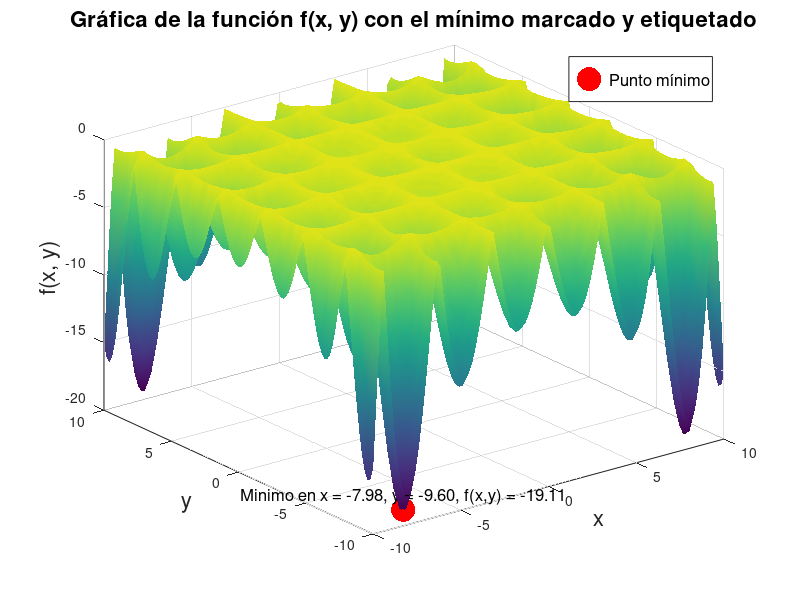

Reproduce this figure in MATLAB. (Note: this script raises an error after producing the figure.)
clear all
close all
clc

seed = 1;
rng(seed, 'twister');

%% Definición de la función
f = @(x) -abs(sin(x(1))*cos(x(2))*exp(abs(1 - sqrt(x(1)^2 + x(2)^2)/pi)));
lb = [-10, -10];
ub = [10, 10];
nvars = 2;             % Número de variables

% Límites de la gráfica y de la optimización
x = linspace(-10,10);
y = linspace(-10,10);
[X,Y] = meshgrid(x,y);

Z = -abs(sin(X).*cos(Y).*exp(abs(1 - sqrt(X.^2 + Y.^2)./pi)));

% Encontrar el mínimo en la matriz Z
[minZ, idxZ] = min(Z(:));
[idxX, idxY] = ind2sub(size(Z), idxZ);

% Coordenadas del mínimo
minX = X(idxX, idxY);
minY = Y(idxX, idxY);

% Gráfica de la función
figure
surf(X,Y,Z);
hold on; % Mantén la gráfica actual para agregar más elementos

% Agregar el punto mínimo como un punto rojo y etiqueta para la leyenda
hMin = scatter3(minX, minY, minZ, 100*3, 'r', 'filled'); % Agregar el punto mínimo como un punto rojo

% Agregar etiqueta de texto con los valores de x, y y z
str = sprintf('Minimo en x = %.2f, y = %.2f, f(x,y) = %.2f', minX, minY, minZ);
text(minX, minY, minZ + 1, str, 'HorizontalAlignment', 'center','FontSize', 12);

xlabel('x','FontSize', 16)
ylabel('y','FontSize', 16)
zlabel('f(x, y)','FontSize', 16)
title('Gráfica de la función f(x, y) con el mínimo marcado y etiquetado','FontSize', 16)
shading interp

% Agregar leyenda solo para el punto mínimo
legend(hMin, 'Punto mínimo','FontSize', 12);

%% fmincon

% Optimización
options = optimoptions('fmincon','Algorithm','interior-point'); % Elige el algoritmo 'interior-point'

% Número de iteraciones 
n = 20; % Cambia este valor si quieres probar más o menos puntos iniciales

% Inicializar matrices para almacenar los resultados
resultsA = zeros(n, 6); % Matriz de resultados para x0, y0, x*, y*, f* y tiempo

for i = 1:n
    % Valores iniciales aleatorios
    x0 = (ub - lb) .* rand(1, 2) + lb;   %contiene valores random para x0 e y0

    % Medir el tiempo de ejecución
    tic
    [x_star, f_star] = fmincon(f, x0, [], [], [], [], lb, ub, [], options);
    time = toc;

    % Almacenar los resultados
    resultsA(i, :) = [x0, x_star, f_star, time];

end

% Al final del bucle for, ordenar los resultados por f* (columna 5)
resultsA = sortrows(resultsA, 5);

% Nombres de las columnas
headers = {'x0', 'y0', 'x*', 'y*', 'f*', 'Tiempo de ejecución'};

% Borrar los archivos antiguos si existen
if exist('resultsA.csv', 'file')
    delete('resultsA.csv');
end
if exist('resultsA.xlsx', 'file')
    delete('resultsA.xlsx');
end

% Crear tabla de resultados
results_tableA = array2table(resultsA, 'VariableNames', headers);

% Guardar los resultados en un archivo Excel
writetable(results_tableA, 'resultsA.xlsx');


%% ps0    

%Parámetros de la simulación
n_iterations = 2:1:30;  % Cambiar este vector para probar diferentes números de iteraciones
swarm_sizes = 2:1:30;   % Cambiar este vector para probar diferentes tamaños de enjambre

% Prealocación de matrices de resultados
results = zeros(length(n_iterations)*length(swarm_sizes), 6); % Matriz de resultados
counter = 1; % Contador para la matriz de resultados

% Bucle a través de diferentes números de iteraciones y tamaños de enjambre
for k = 1:length(swarm_sizes)
    for j = 1:length(n_iterations)
        % Parámetros de PSO
        options = optimoptions(@particleswarm, 'SwarmSize', swarm_sizes(k), 'MaxIterations', n_iterations(j), 'Display', 'off');

        % Medir el tiempo de ejecución
        tic
        [x_star, f_star] = particleswarm(f, nvars, lb, ub, options);
        time = toc;

        % Almacenar los resultados
        results(counter, :) = [swarm_sizes(k), n_iterations(j), x_star(1), x_star(2), f_star, time];
        counter = counter + 1;
    end
end

% Calcular la desviación estándar de la variable f*
std_f_star_pso = std(results(:, 5));

% Mostrar la desviación estándar de f*
fprintf('La desviación estándar de f* es %f.\n', std_f_star);

% Nombres de las columnas
headers = {'SwarmSize', 'Número de iteraciones', 'x*', 'y*', 'f*', 'Tiempo de ejecución'};

% Crear tabla de resultados
results_table = array2table(results, 'VariableNames', headers);

% Ordenar la tabla por la columna 'f*' en orden ascendente
results_table = sortrows(results_table, 'f*');

if exist('pso_results.xlsx', 'file')
    delete('pso_results.xlsx');
end

% Guardar los resultados en un archivo Excel
writetable(results_table, 'pso_results.xlsx');


%% ga

% Definición de la función
f = @(x) -abs(sin(x(1))*cos(x(2))*exp(abs(1 - sqrt(x(1)^2 + x(2)^2)/pi)));

% Parámetros de la simulación
population_size = 1:1:30;  % Cambiar este vector para probar diferentes tamaños de población
n_iterations = 1:1:30; % Cambiar este vector para probar diferentes números de iteraciones

% Prealocación de matrices de resultados
results = zeros(length(population_size)*length(n_iterations), 6); % Matriz de resultados para tamaño de la población, número de iteraciones, x*, y*, f* y tiempo
counter = 1; % Contador para la matriz de resultados

% Bucle a través de diferentes tamaños de población e iteraciones
for i = 1:length(population_size)
    for j = 1:length(n_iterations)
        % Parámetros de GA
        options = optimoptions(@ga,'PopulationSize',population_size(i),'MaxGenerations',n_iterations(j),'Display','off');
        
        % Medir el tiempo de ejecución
        tic
        [x_star, f_star] = ga(f, nvars, [], [], [], [], lb, ub, [], options);
        time = toc;

        % Almacenar los resultados
        results(counter, :) = [population_size(i), n_iterations(j), x_star, f_star, time];
        counter = counter + 1;
    end
end

% Calcular la desviación estándar de la variable f*
std_f_star_ga = std(results(:, 5));

% Nombres de las columnas
headers = {'Tamaño de la población', 'Número de iteraciones', 'x*', 'y*', 'f*', 'Tiempo de ejecución'};

if exist('ga_results.xlsx', 'file')
    delete('ga_results.xlsx');
end

% Crear tabla de resultados
results_table = array2table(results, 'VariableNames', headers);

% Ordenar la tabla por la columna 'f*' en orden ascendente
results_table = sortrows(results_table, 'f*');

% Guardar los resultados en un archivo Excel
writetable(results_table, 'ga_results.xlsx');

        